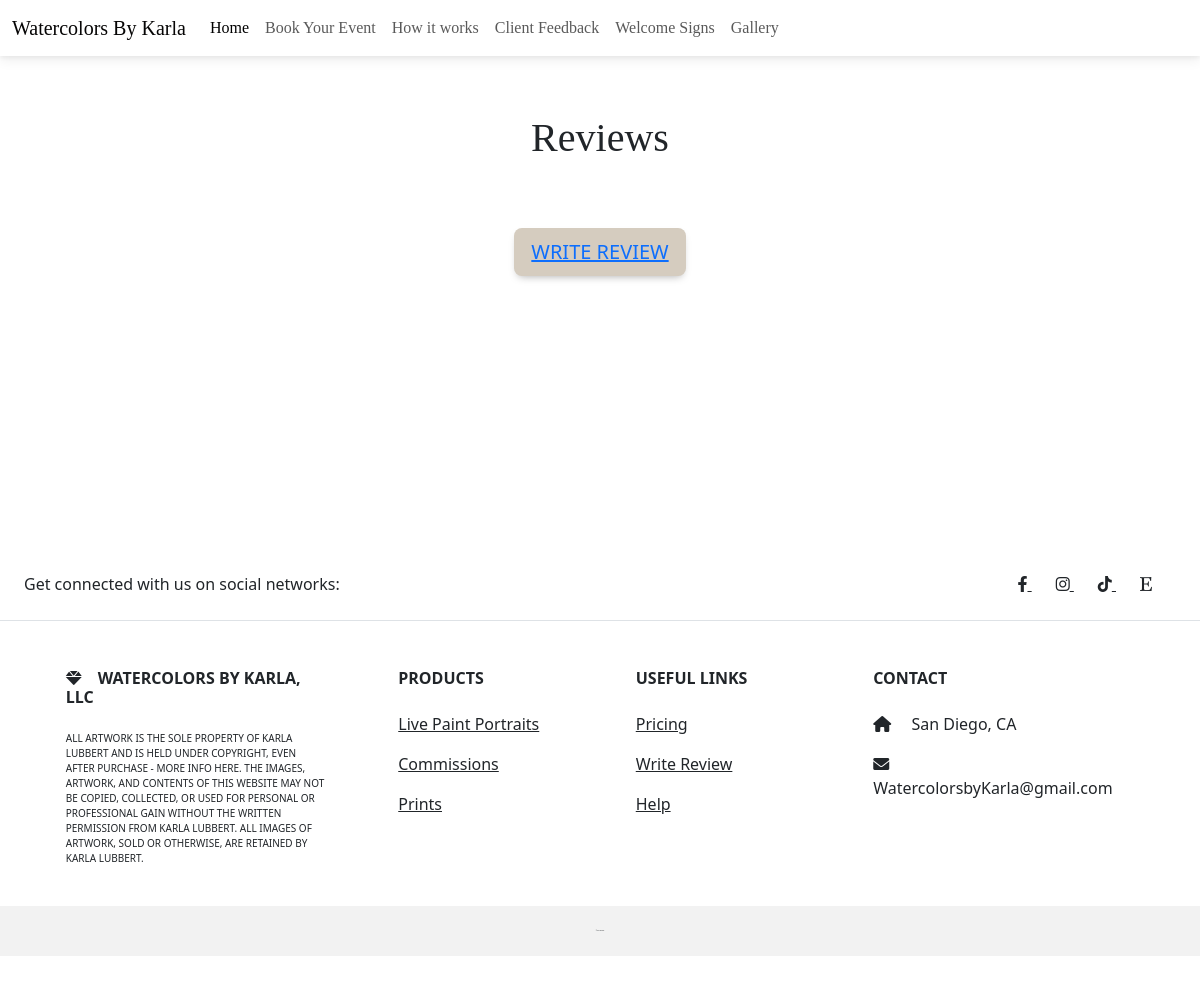
/reviews/list/, run on an earlier commit of the app's database.
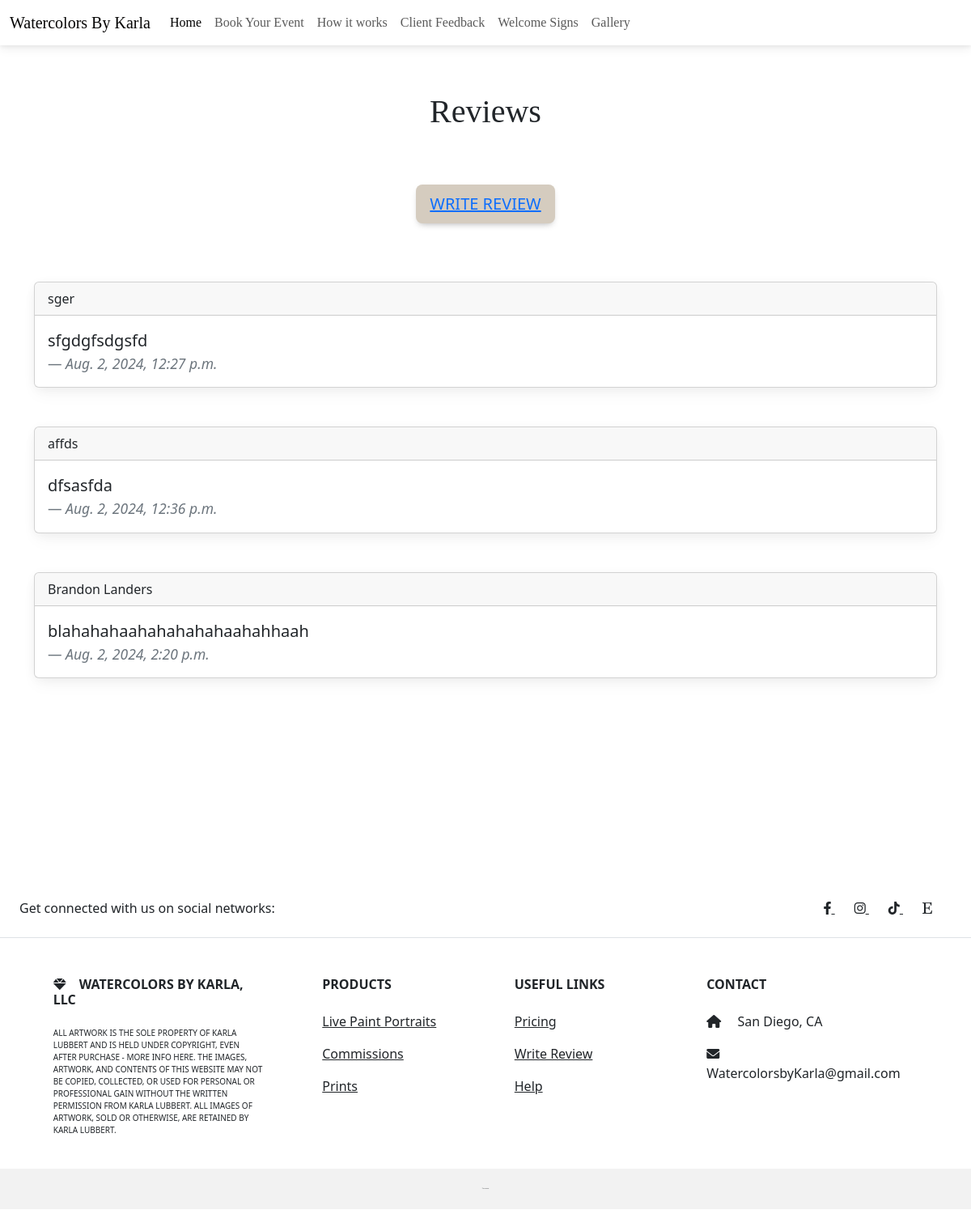
And on a later commit of the database.
### reviews/models.py (models this page shows, shortened)
class Review(models.Model):
    name = models.CharField(max_length=128)
    title = models.CharField(max_length=256)
    subtitle =models.CharField(max_length=256)
    body = models.TextField()
    created_on = models.DateTimeField(auto_now_add=True)

### reviews/views.py (the view)
# urls.py: path('list/', PostListView.as_view(), name= 'list'),
class PostListView(ListView):
    template_name= "reviews/list.html"
    model = Review

### templates/reviews/list.html (shortened to what this page needs)
{% extends 'base.html' %}
{% block content %}
<!doctype html>
<html lang="en" data-bs-theme="auto">
  <head><script src="/docs/5.3/assets/js/color-modes.js"></script>
    <link rel="stylesheet" href="https://cdn.jsdelivr.net/npm/@docsearch/css@3">
<link href="/docs/5.3/dist/css/bootstrap.min.css" rel="stylesheet">
    <link href="carousel.css" rel="stylesheet">
  </head>
  <body>
<main>
  <br><br>
    <center><h1 style="padding: 10px; font-family: Cambria, Cochin, Georgia, Times, 'Times New Roman', serif;">Reviews</h1>
      <br><br>
    <button style=" color: black; background-color: rgb(213, 204, 191);" type="button" class="btn btn-lg"><a href="{% url 'new' %}">Write Review</a></button>
    <br><br>
    </center>
    <br><br>
    {% for review in review_list %}
      <div class="card">
        <div class="card-header">
          {{ review.name }}
        </div>
        <div class="card-body">
          <blockquote class="blockquote mb-0">
            <p>{{ review.body | truncatechars:100 }}</p>
            <footer class="blockquote-footer"><cite title="Source Title">{{ review.created_on }}</cite></footer>
          </blockquote>
        </div>
      </div>
      <br><br>
    {% endfor %}
</main>
{% endblock %}

### templates/base.html (shortened to what this page needs)
{% load static %}
<!DOCTYPE html>
<html lang="en">
<head>
    <link href="https://cdn.jsdelivr.net/npm/bootstrap@5.3.0/dist/css/bootstrap.min.css" rel="stylesheet">
    <link
    href="https://cdnjs.cloudflare.com/ajax/libs/font-awesome/6.0.0/css/all.min.css" rel="stylesheet"/>
    <link
    href="https://cdnjs.cloudflare.com/ajax/libs/mdb-ui-kit/6.4.0/mdb.min.css"
    rel="stylesheet"
    />
    <link rel="stylesheet" href="{% static 'css/base.css' %}">
    <link rel=”stylesheet” href=”css/bootstrap-responsive.css”>
</head>
<body>
  <nav class="navbar navbar-expand-lg" style="width: 100%; color: rgb(35, 34, 34);">
    <div class="container-fluid">
      <a class="navbar-brand" href="#" style="font-family: Cambria, Cochin, Georgia, Times, 'Times New Roman', serif; color: rgb(6, 5, 5);">Watercolors By Karla</a>
          <div class="collapse navbar-collapse" id="navbarSupportedContent">
            <ul class="navbar-nav me-auto mb-2 mb-lg-0">
              <li class="nav-item">
                <a class="nav-link active" aria-current="page" href="{% url 'home' %}">Home</a>
              </li>
              <li class="nav-item">
                <a  class="nav-link" href="{% url 'add-event' %}">Book Your Event</a>
              </li>
              <li class="nav-item">
                <a class="nav-link" href="{% url 'about' %}">How it works</a>
              </li>
              <li class="nav-item">
                <a class="nav-link" href="{% url 'list' %}">Client Feedback</a>
              </li>
              <li class="nav-item">
                <a class="nav-link" href="{% url 'welcome' %}">Welcome Signs</a>
              </li>
              <li class="nav-item">
                <a class="nav-link" href="{% url 'gallery' %}">Gallery</a>
              </li>
                </ul>
          </div>
    </div>
  </nav>
    <div class="container">
    {% block content %}
    {% endblock content %}
    </div>
   <div class="footer">
   <footer style ="width: 100%;" class="text-center text-lg-start">
    <section class="d-flex justify-content-center justify-content-lg-between p-4 border-bottom">
      <div class="me-5 d-none d-lg-block">
        <span>Get connected with us on social networks:</span>
      </div>
      <div>
        <a href="https://www.facebook.com/karla.p.padres" class="me-4 text-reset">
          <i class="fab fa-facebook-f"></i>
        </a>
        <a href="https://www.instagram.com/watercolorsbykarla/" class="me-4 text-reset">
          <i class="fab fa-instagram"></i>
        </a>
        <a href="https://www.tiktok.com/@watercolors.bykarla" class="me-4 text-reset">
            <i class="fab fa-tiktok"></i>
            <a href="https://www.etsy.com/shop/Karlawatercolors" class="me-4 text-reset">
                <i class="fab fa-etsy"></i>
              </a>
          </a>
      </div>
    </section>
    <section class="">
      <div class="container text-center text-md-start mt-5">
        <div class="row mt-3">
          <div class="col-md-3 col-lg-4 col-xl-3 mx-auto mb-4">
            <h6 class="text-uppercase fw-bold mb-4">
              <i class="fas fa-gem me-3"></i>Watercolors By Karla, LLC
            </h6>
            <p style="font-size: 10px;">
                ALL ARTWORK IS THE SOLE PROPERTY OF KARLA LUBBERT AND IS HELD UNDER COPYRIGHT, EVEN AFTER PURCHASE - MORE INFO HERE.   THE IMAGES, ARTWORK, AND CONTENTS OF THIS WEBSITE MAY NOT BE COPIED, COLLECTED, OR USED FOR PERSONAL OR PROFESSIONAL GAIN WITHOUT THE WRITTEN PERMISSION FROM KARLA LUBBERT.  ALL IMAGES OF ARTWORK, SOLD OR OTHERWISE, ARE RETAINED BY KARLA LUBBERT.
            </p>
          </div>
          <div class="col-md-2 col-lg-2 col-xl-2 mx-auto mb-4">
            <h6 class="text-uppercase fw-bold mb-4">
              Products
            </h6>
            <p>
              <a href="{% url 'livepaint' %}" class="text-reset">Live Paint Portraits</a>
            </p>
            <p>
              <a href="#!" class="text-reset">Commissions</a>
            </p>
            <p>
              <a href="#!" class="text-reset">Prints</a>
            </p>
          </div>
          <div class="col-md-3 col-lg-2 col-xl-2 mx-auto mb-4">
            <h6 class="text-uppercase fw-bold mb-4">
              Useful links
            </h6>
            <p>
              <a href="{% url 'pricing' %}" class="text-reset">Pricing</a>
            </p>
            <p>
              <a href="{% url 'new' %}" class="text-reset">Write Review</a>
            </p>
            <p>
              <a href="{% url 'about' %}" class="text-reset">Help</a>
            </p>
          </div>
          <div class="col-md-4 col-lg-3 col-xl-3 mx-auto mb-md-0 mb-4">
            <h6 class="text-uppercase fw-bold mb-4">Contact</h6>
            <p><i class="fas fa-home me-3"></i> San Diego, CA</p>
            <p>
              <i class="fas fa-envelope me-3"></i>
              WatercolorsbyKarla@gmail.com
            </p>
          </div>
        </div>
      </div>
    </section>
    <div class="text-center p-4" style="background-color: rgba(0, 0, 0, 0.05); font-size: 1px;">
    </div>
  </div>
  </body>
</html>

### static/css/base.css (style rules this page uses)
* { padding:0; margin: 0; }
.navbar { color: rgb(236, 210, 154); }
.footer { display: flex; justify-content: center; width:100%; padding-top: 200px; padding-bottom: 50px; }
.nav-link { font-family: Cambria, Cochin, Georgia, Times, 'Times New Roman', serif; font-size: 20px; }

What changed in the data, as far as the page shows it:
added Review: name "sger", body "sfgdgfsdgsfd", created_on "Aug. 2, 2024, 12:27 p.m."
added Review: name "affds", body "dfsasfda", created_on "Aug. 2, 2024, 12:36 p.m."
added Review: name "Brandon Landers", body "blahahahaahahahahahaahahhaah", created_on "Aug. 2, 2024, 2:20 p.m."
